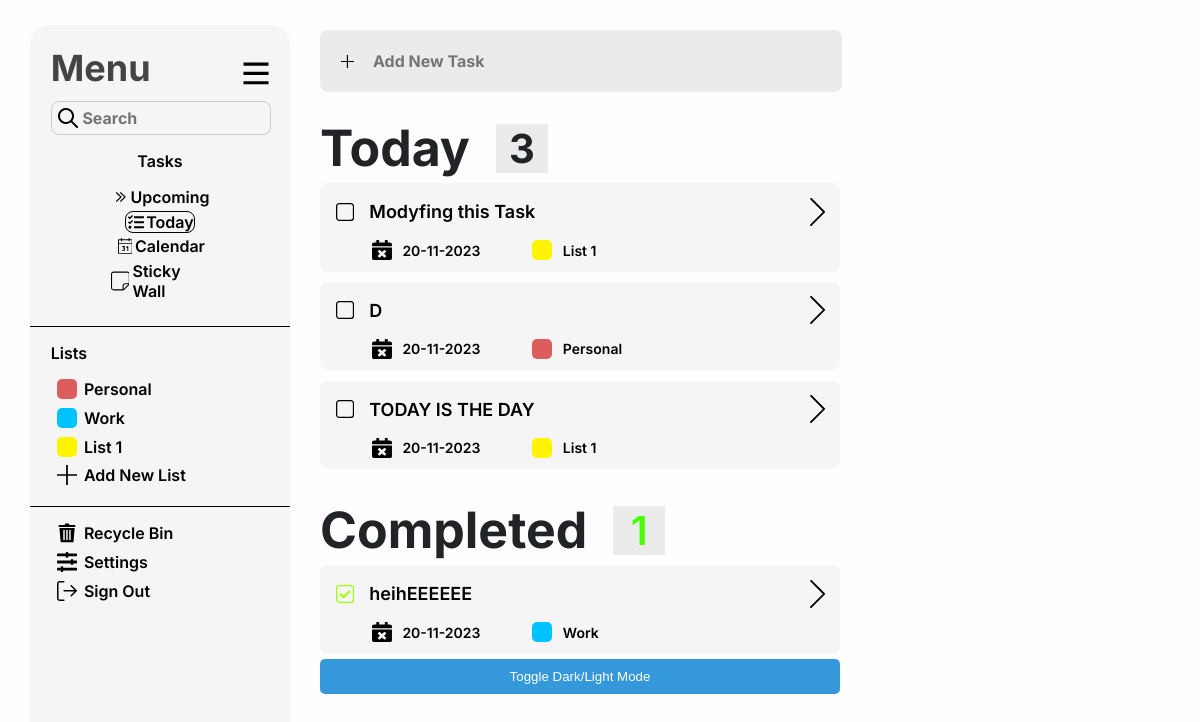
Before: /index/todo_page/Today with the older database file.
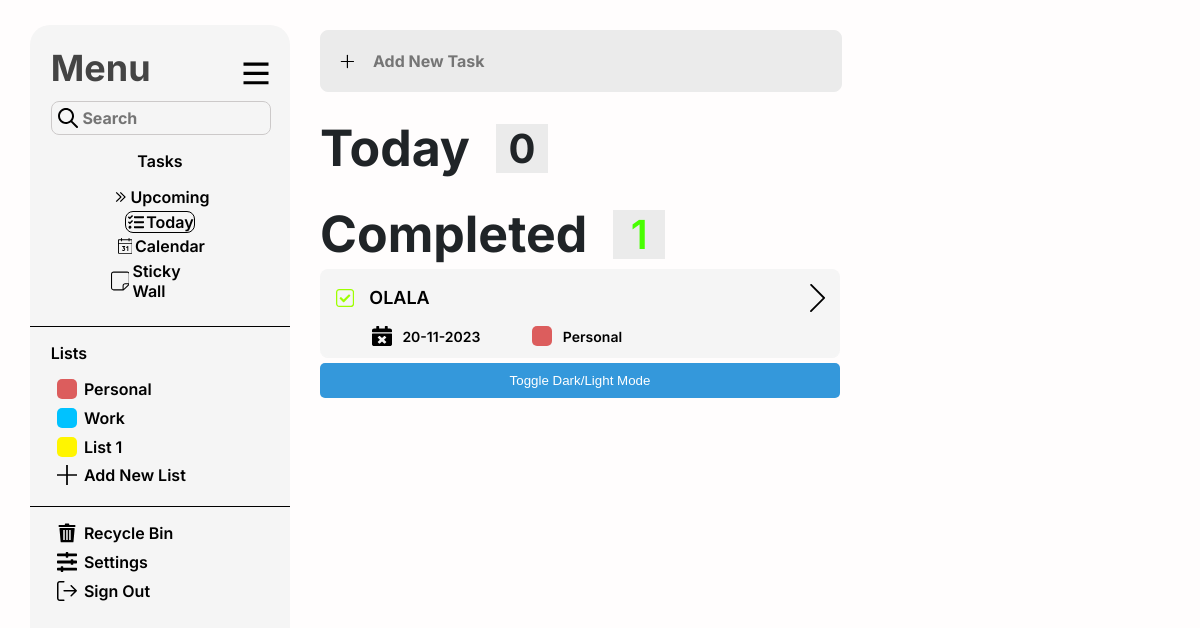
After: the same page with the newer database file.
### playground/models.py (models this page shows, shortened)
class Todo(models.Model):
    date_created = models.DateField()
    due_date = models.DateField(default='0000-00-00')
    task_Text = models.CharField(max_length=50)
    task_Descr = models.CharField(default='Default Decription',max_length=150)
    task_List = models.CharField(default='List 1', max_length=10)
    task_Progress = models.CharField(default='Incomplete',max_length=15)
    isDone = models.BooleanField(default=False)
    is_in_recycle_bin = models.BooleanField(default=False)

### playground/views.py (the view)
# urls.py: path('index/todo_page/Today', views.view_today_page, name='today_page'),
def view_today_page(request):
    tasks_NotDone_NotInRecycleBin = 0
    tasks_Done_NotInRecycleBin = 0
    current_date = datetime.now().date()
    formatted_today = current_date.strftime('%b %d, %Y')
    today_tasks = Todo.objects.filter(due_date=current_date)
    for task in today_tasks:
        if not task.isDone and not task.is_in_recycle_bin:
            tasks_NotDone_NotInRecycleBin+=1
        elif task.isDone and not task.is_in_recycle_bin:
            tasks_Done_NotInRecycleBin+=1
    return render(request, 'Today.html',{'today_tasks':today_tasks,'today':current_date,'counter_notDone':tasks_NotDone_NotInRecycleBin,'counter_Done':tasks_Done_NotInRecycleBin})

### playground/templates/Today.html (shortened to what this page needs)
  {% extends 'base_layout.html' %}
  {% load static %}
  {% block Selected_Today %}id="Selected"{% endblock %}
{% block Active %}
        <div class="Active">
            <div class="AddNewTask">
                 <input placeholder="Add New Task">
            </div>
            <div class="Today-Div">
    <p class="Day">Today</p>
    <div class="NumberBg">
      <p class="Number">{{counter_notDone}}</p>
    </div>
</div>
                <div class="Upcoming-Tasks">
                    {% for task in today_tasks %}
                    {% if not task.isDone and not task.is_in_recycle_bin %}
                    <div class="Upcoming-Task" id="Upcoming-Task" task_id="{{task.pk}}">
                      <div class="taskFrow">
                        <svg class="isDone-Icon" id="isDone-Icon"  task_id="{{task.pk}}" xmlns="http://www.w3.org/2000/svg" width="20" height="20" viewBox="0 0 20 20" fill="none">
                          <path d="M3.53811 0C1.59417 0 0 1.58715 0 3.54143L0 16.4586C0 18.4129 1.59417 20 3.53811 20H16.4619C18.4058 20 20 18.4129 20 16.4586V3.54143C20 1.58715 18.4058 0 16.4619 0L3.53811 0ZM3.53811 1.42286H16.4619C17.6569 1.42286 18.5884 2.35715 18.5884 3.54143V16.4586C18.5884 17.6429 17.6569 18.5771 16.4619 18.5771H3.53811C3.25981 18.5819 2.9834 18.5305 2.72503 18.4261C2.46665 18.3217 2.23151 18.1662 2.03344 17.9689C1.83538 17.7716 1.67843 17.5364 1.57164 17.277C1.46485 17.0177 1.41043 16.7394 1.4116 16.4586V3.54143C1.4116 2.35715 2.34315 1.42286 3.53811 1.42286Z" />
                          </svg>
                          <div class="task_txt_div" data-task-id="{{task.id}}">
                            <p class="task-txt" style="font-size: 18px;">{{ task.task_Text }}</p>
                        </div>
                      </div>
                          <div class="infoSup-div">
                            <p class="infoSup-txts">{{ task.due_date|date:'d-m-Y' }}</p>
                              <div class="infoSup-Icons" style="width: 20px;height: 20px;border-radius: 5px;background: #00C2FF;"></div>
                              <p class="infoSup-txts">{{ task.task_List }}</p>
                          </div>
                    </div>
                      {%endif%}
                    {% endfor %}
                </div>
            <div class="Completed">
                <p class="Completed-Txt">Completed</p>
                <div class="NumberBg2">
                    <p class="Number2">{{counter_Done}}</p>
                  </div>
            </div>
            {% for task in today_tasks %}
            {% if task.isDone and not task.is_in_recycle_bin%}
            <div class="Upcoming-Tasks">
              <div class="Upcoming-Task" id="Upcoming-Task" task_id="{{task.pk}}">
                <div class="taskFrow">
                    <svg id="isDone-Icon" class="isDone-Icon" task_id="{{task.pk}}" xmlns="http://www.w3.org/2000/svg" width="20" height="20" viewBox="0 0 20 20" fill="none">
                      <path d="M3.53811 0C1.59417 0 0 1.58715 0 3.54143L0 16.4586C0 18.4129 1.59417 20 3.53811 20H16.4619C18.4058 20 20 18.4129 20 16.4586V3.54143C20 1.58715 18.4058 0 16.4619 0L3.53811 0ZM3.53811 1.42286H16.4619C17.6569 1.42286 18.5884 2.35715 18.5884 3.54143V16.4586C18.5884 17.6429 17.6569 18.5771 16.4619 18.5771H3.53811C3.25981 18.5819 2.9834 18.5305 2.72503 18.4261C2.46665 18.3217 2.23151 18.1662 2.03344 17.9689C1.83538 17.7716 1.67843 17.5364 1.57164 17.277C1.46485 17.0177 1.41043 16.7394 1.4116 16.4586V3.54143C1.4116 2.35715 2.34315 1.42286 3.53811 1.42286Z" fill="#9EFF00"/>
                      <path d="M8.01851 14.6496L4.17326 10.8044C3.94225 10.5734 3.94225 10.1988 4.17326 9.96776L5.00986 9.13114C5.24087 8.9001 5.61546 8.9001 5.84647 9.13114L8.43682 11.7215L13.985 6.17326C14.2161 5.94225 14.5906 5.94225 14.8217 6.17326L15.6583 7.00988C15.8893 7.24089 15.8893 7.61546 15.6583 7.8465L8.85513 14.6496C8.62409 14.8807 8.24952 14.8807 8.01851 14.6496Z" fill="#9EFF00"/>
                    </svg>
                  <div class="task_txt_div" data-task-id="{{task.pk}}">
                    <p class="task-txt" style="font-size: 18px;">{{ task.task_Text }}</p>
                  </div>
                </div>
                <div class="infoSup-div">
                  <p class="infoSup-txts">{{ task.due_date|date:'d-m-Y' }}</p>
                  <div class="infoSup-Icons" style="width: 20px;height: 20px;border-radius: 5px;background: #00C2FF;"></div>
                  <p class="infoSup-txts">{{ task.task_List }}</p>
                </div>
              </div>
            </div>
            {% endif %}
            {% endfor %}
            <button class ="toggleBtn"  id="toggle-btn" onclick="toggleMode()">Toggle Dark/Light Mode</button>
        </div>
{% endblock %}

### playground/templates/base_layout.html (shortened to what this page needs)
<!DOCTYPE html>
<html lang="en">
  <head>
    {% load static %}
    <link rel="stylesheet" href="{% static 'MainLight.css' %}" />
    <link
      rel="stylesheet"
      href="//code.jquery.com/ui/1.12.1/themes/base/jquery-ui.css"
    />
  </head>
  <body>
    <div class="container">
      <div class="LeftBarBG">
        <div class="LeftBarContent">
          <div class="Menu">
            <p>Menu</p>
            <svg
              class="menu-icon"
              xmlns="http://www.w3.org/2000/svg"
              width="26"
              height="23"
              viewBox="0 0 26 23"
              fill="none"
            >
              <path
                d="M0.501953 0.5V3.625H25.502V0.5H0.501953ZM0.501953 9.78125V12.9063H25.502V9.78125H0.501953ZM0.501953 19.1563V22.2813H25.502V19.1563H0.501953Z"
              />
            </svg>
          </div>
          <div class="Search-Bar">
            <input placeholder="Search" />
          </div>
          <div class="Tasks">
            <ul class="Tasks-List">
              <p>Tasks</p>
              <li class="li-elements">
                <a href="{% url 'upcoming_page' %}" {% block Selected_Upcoming %}{% endblock %}>
                  Upcoming</a
                >
              </li>
              <li class="li-elements" >
                <a href="{% url 'today_page' %}" {% block Selected_Today %}{% endblock %}>
                  Today</a
                >
              </li>
              <li class="li-elements">
                <a href="{% url 'calendar_page' %}" {% block Selected_Calendar %}{% endblock %}>
                  Calendar</a
                >
              </li>
              <li class="li-elements" >
                <a href="{% url 'stickywall_page' %}" {% block Selected_StickyWall %}{% endblock %}>
                    Sticky Wall</a
                >
              </li>
            </ul>
          </div>
        </div>
        <div class="Line"></div>
        <div class="LeftBarContent2">
          <div class="Lists">
            <ul class="Lists-List">
              <p>Lists</p>
              <li class="li-elements" id="List-Info" >
                <a href="#"><svg class="Lists-Icons" style="background: #dc5d5d"></svg>Personal</a>
              </li>
              <li class="li-elements" id="List-Info" >
                <a href="#"><svg class="Lists-Icons" style="background: #00c2ff"></svg>Work</a>
              </li>
              <li class="li-elements" id="List-Info" >
                <a href="#"><svg class="Lists-Icons" style="background: #fff500"></svg>List 1</a>
              </li>
              <li class="li-elements" >
                <a href="#"
                  ><svg
                    class="Lists-Icons"
                    xmlns="http://www.w3.org/2000/svg"
                    width="20"
                    height="20"
                    viewBox="0 0 20 20"
                    fill="none"
                  >
                    <path
                      d="M20.002 9.13043H10.8715V0L9.13239 0V9.13043H0.00195313L0.00195313 10.8696H9.13239V20H10.8715V10.8696H20.002V9.13043Z"
                    /></svg>Add New List</a
                >
              </li>
            </ul>
          </div>
        </div>
        <div class="Line"></div>
        <div class="LeftBarContent3">
          <div class="Options">
            <ul class="Options-List">
                <li  class="li-elements" >
                    <a href="{% url 'RecycleBin_page' %}" {% block Selected_RecycleBin %}{% endblock %}>
                          Recycle Bin
                    </a>
                  </li>
              <li  class="li-elements" id="options-trigger" >
                <a href="#" {% block Selected_Settings %}{% endblock %}>
                    Settings
                </a>
              </li>
              <li  class="li-elements">
                <a>
                    Sign Out</a
                >
              </li>
            </ul>
          </div>
        </div>
      </div>
{% block Active %}{% endblock %}
    </div>
  </body>
</html>

Changed rows visible on the page:
removed Todo: task_Text "Modyfing this Task", due_date "20-11-2023", task_List "List 1"
removed Todo: task_Text "D", due_date "20-11-2023", task_List "Personal"
removed Todo: task_Text "TODAY IS THE DAY", due_date "20-11-2023", task_List "List 1"
removed Todo: task_Text "heihEEEEEE", due_date "20-11-2023", task_List "Work"
added Todo: task_Text "OLALA", due_date "20-11-2023", task_List "Personal"
Other visible differences:
{{ counter_notDone }}: "3" → "0"
